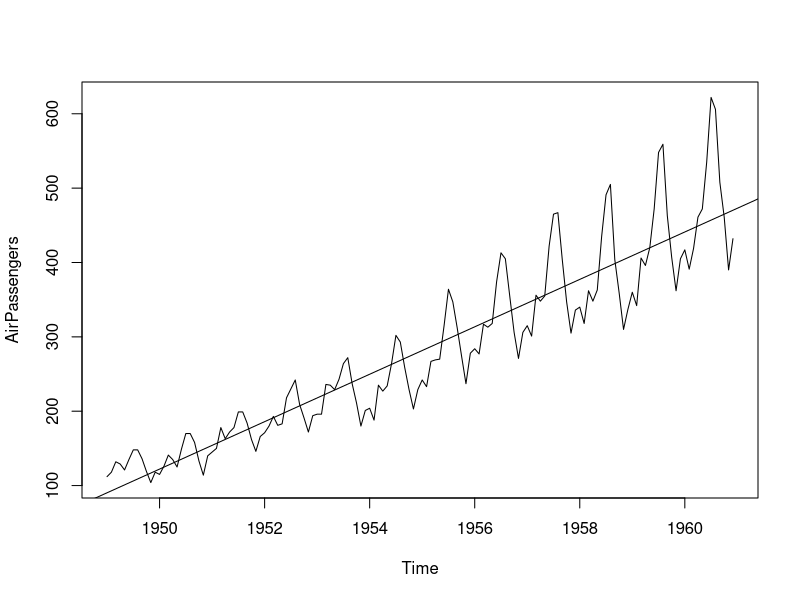
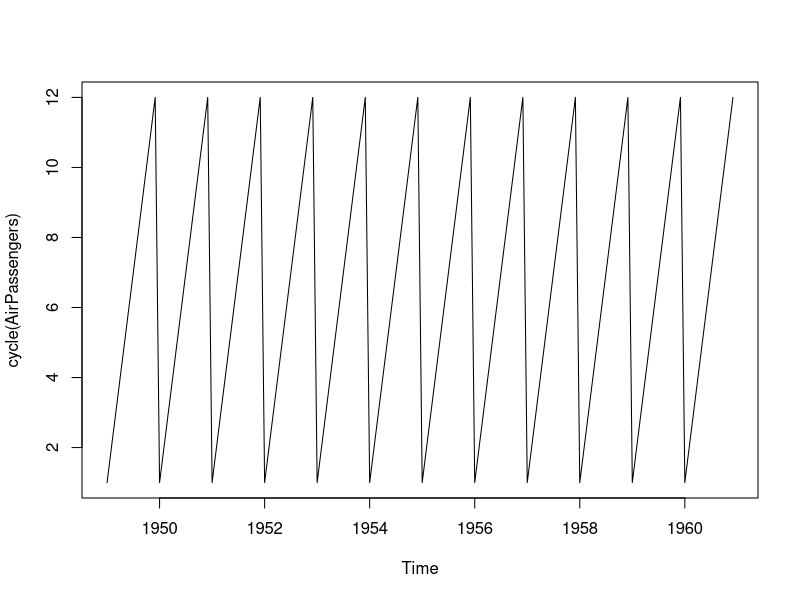
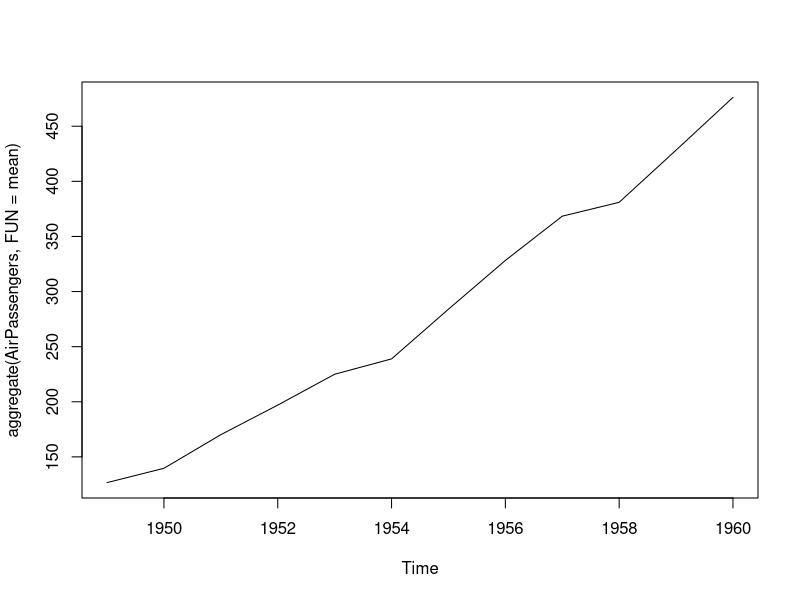
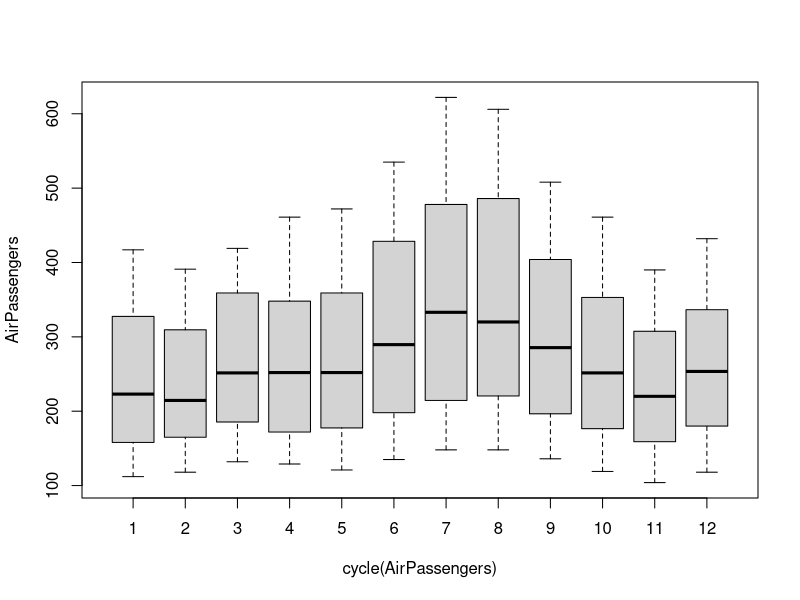

Write R code to recreate these figures, in order. (Note: this script raises an error after producing the figures.)
data("AirPassengers")

View(AirPassengers)
start(AirPassengers)
end(AirPassengers)
frequency(AirPassengers)
summary(AirPassengers)
plot(AirPassengers)
abline(reg=lm(AirPassengers~time(AirPassengers)))
plot(cycle(AirPassengers))

plot(aggregate(AirPassengers,FUN=mean))
boxplot(AirPassengers~cycle(AirPassengers))

adf.test(diff(log(AirPassengers)), alternative="stationary", k=0)
plot(diff(log(AirPassengers)))

plot(log(AirPassengers))
plot(AirPassengers)
acf(log(AirPassengers))
acf(diff(log(AirPassengers)))
pacf(diff(log(AirPassengers)))
         
fit <- arima(log(AirPassengers), c(0, 1, 1),seasonal = list(order = c(0, 1, 1), period = 12))
pred <- predict(fit, n.ahead = 10*12)
ts.plot(AirPassengers,2.718^pred$pred, log = "y", lty = c(1,3))
